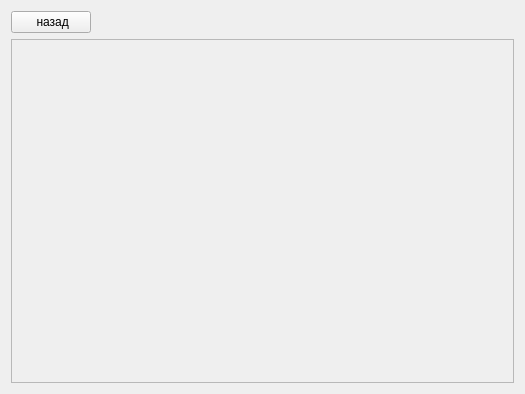
<?xml version="1.0" encoding="UTF-8"?>
<ui version="4.0">
 <class>SearchResultsWidget</class>
 <widget class="QWidget" name="SearchResultsWidget">
  <property name="geometry">
   <rect>
    <x>0</x>
    <y>0</y>
    <width>525</width>
    <height>394</height>
   </rect>
  </property>
  <property name="windowTitle">
   <string>Form</string>
  </property>
  <layout class="QVBoxLayout" name="verticalLayout_2" stretch="0,0">
   <item>
    <layout class="QHBoxLayout" name="horizontalLayout">
     <property name="topMargin">
      <number>0</number>
     </property>
     <item>
      <widget class="QPushButton" name="backButton">
       <property name="text">
        <string> назад</string>
       </property>
       <property name="icon">
        <iconset resource="../resources.qrc">
         <normaloff>:/new/icons/sources/back.svg</normaloff>:/new/icons/sources/back.svg</iconset>
       </property>
      </widget>
     </item>
     <item>
      <spacer name="horizontalSpacer">
       <property name="orientation">
        <enum>Qt::Horizontal</enum>
       </property>
       <property name="sizeHint" stdset="0">
        <size>
         <width>40</width>
         <height>20</height>
        </size>
       </property>
      </spacer>
     </item>
    </layout>
   </item>
   <item>
    <widget class="QScrollArea" name="resultsLayout">
     <property name="sizePolicy">
      <sizepolicy hsizetype="Expanding" vsizetype="Expanding">
       <horstretch>0</horstretch>
       <verstretch>0</verstretch>
      </sizepolicy>
     </property>
     <property name="widgetResizable">
      <bool>true</bool>
     </property>
     <property name="alignment">
      <set>Qt::AlignCenter</set>
     </property>
     <widget class="QWidget" name="scrollAreaWidgetContents">
      <property name="geometry">
       <rect>
        <x>0</x>
        <y>0</y>
        <width>505</width>
        <height>342</height>
       </rect>
      </property>
     </widget>
    </widget>
   </item>
  </layout>
 </widget>
 <resources>
  <include location="../resources.qrc"/>
 </resources>
 <connections>
  <connection>
   <sender>backButton</sender>
   <signal>clicked()</signal>
   <receiver>SearchResultsWidget</receiver>
   <slot>onBackButtonClicked()</slot>
   <hints>
    <hint type="sourcelabel">
     <x>64</x>
     <y>22</y>
    </hint>
    <hint type="destinationlabel">
     <x>110</x>
     <y>38</y>
    </hint>
   </hints>
  </connection>
 </connections>
 <slots>
  <slot>onBackButtonClicked()</slot>
 </slots>
</ui>
